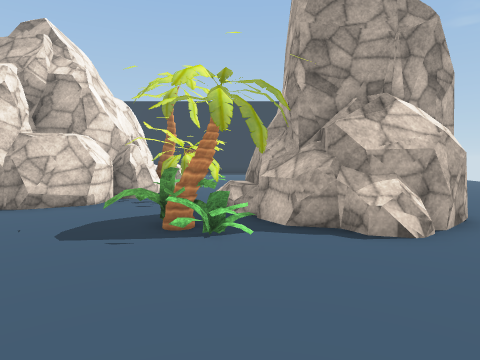
View 1 (above)

23 first-person views from a walk through a 3-D level made in the Unity game engine. The camera is 1.3 m above the floor, tilts 4° down and sees 75° across. The floor is counted in squares, 1 m on a side. Each view is taken from the middle of a square. On the plan, view 1 faces up. The plan holds only what a view shows up to about 14 squares ahead; the rest is blank. The player character is not drawn. Some surface patterns are stand-ins.

View 2
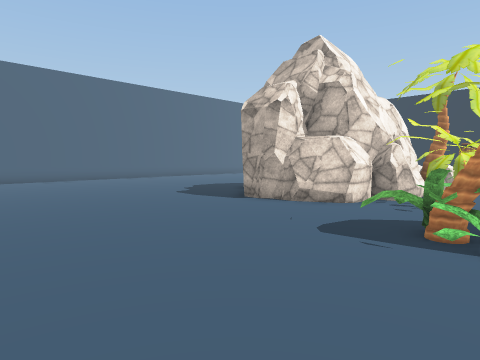

View 3
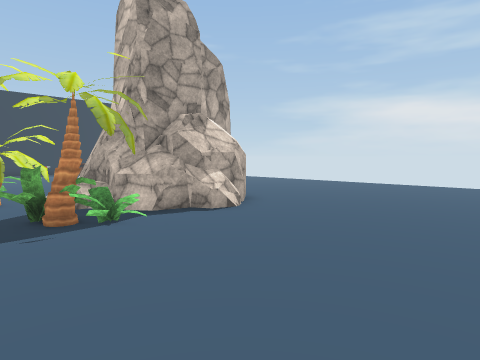

View 4
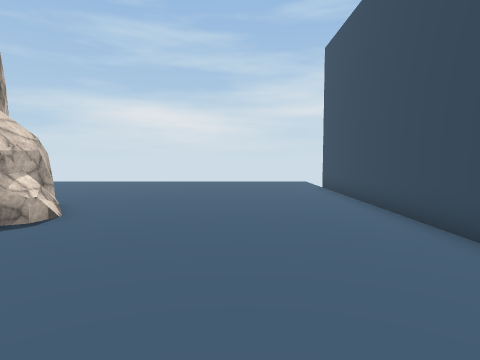

View 5
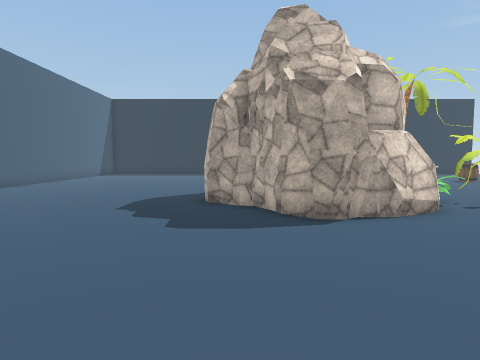

View 6
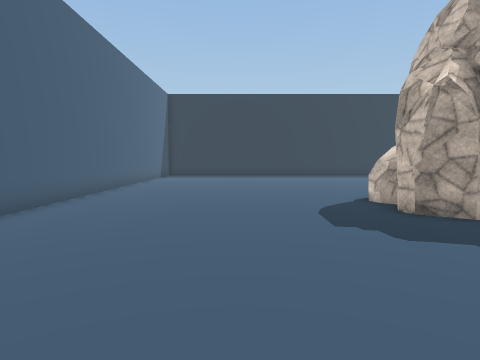

View 7
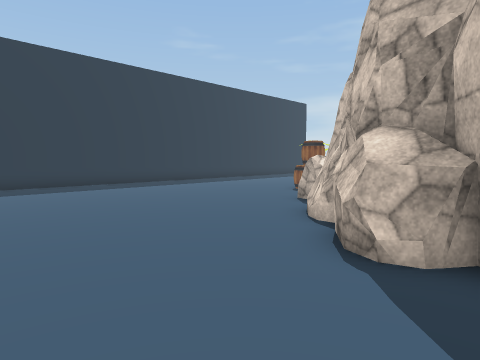

View 8
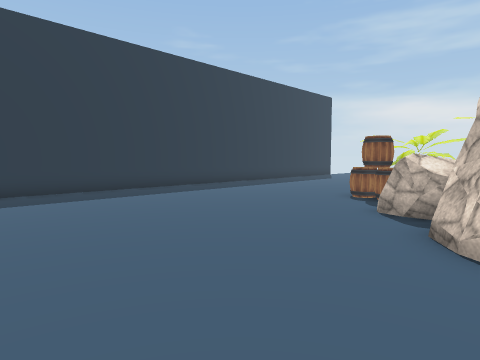

View 9
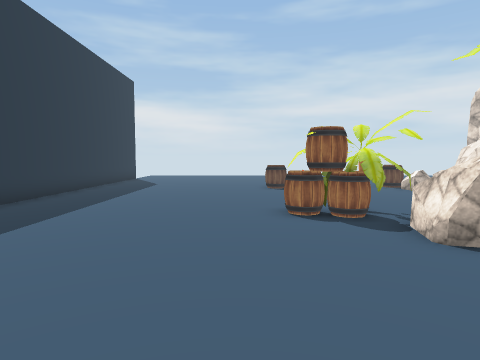

View 10
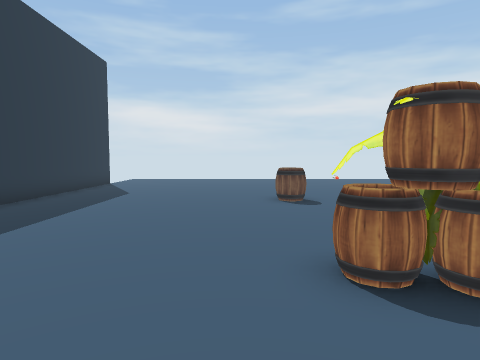

View 11
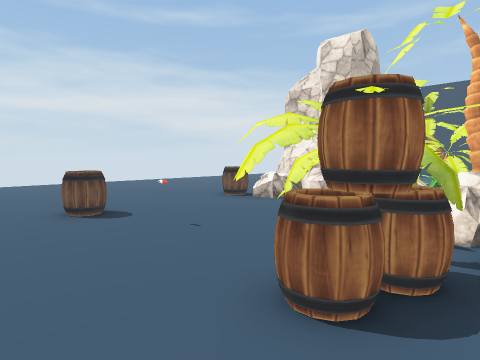

View 12
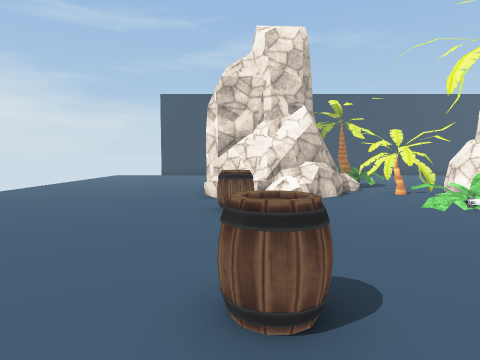

View 13
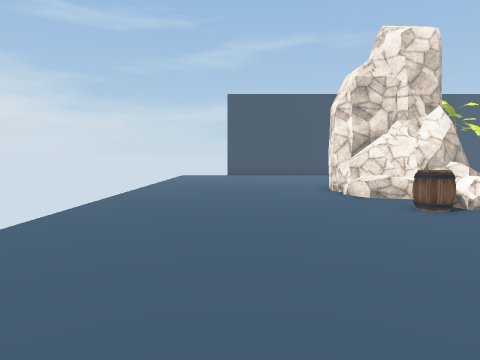

View 14
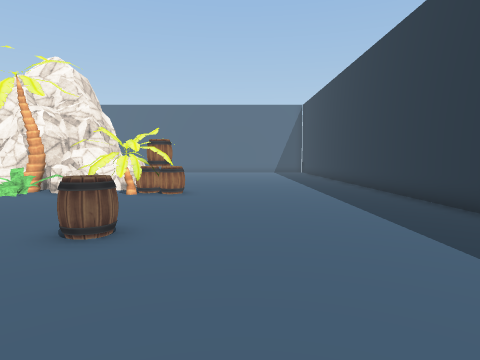

View 15
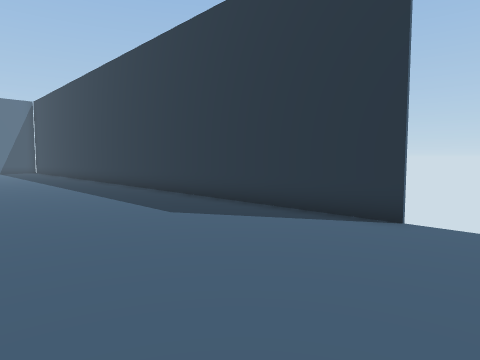

View 16
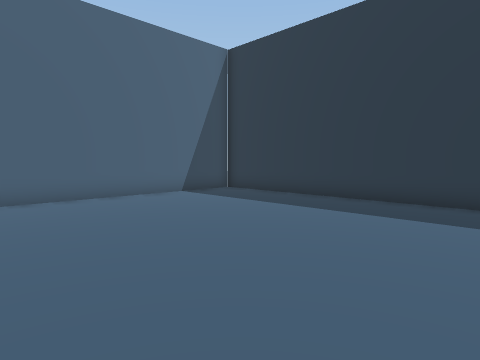

View 17
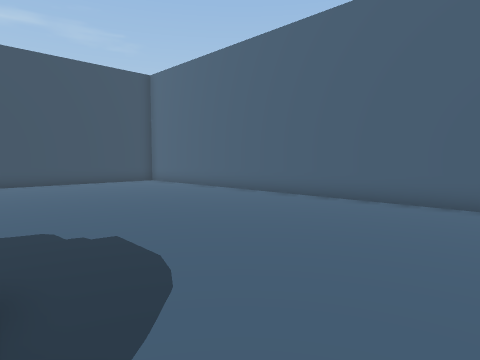

View 18
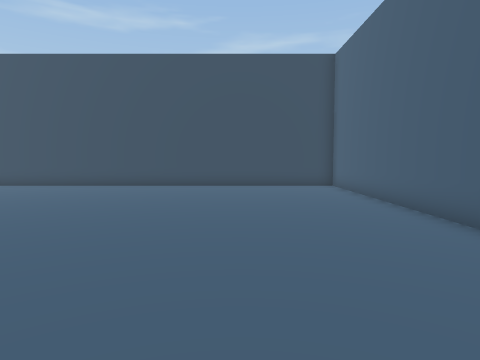

View 19
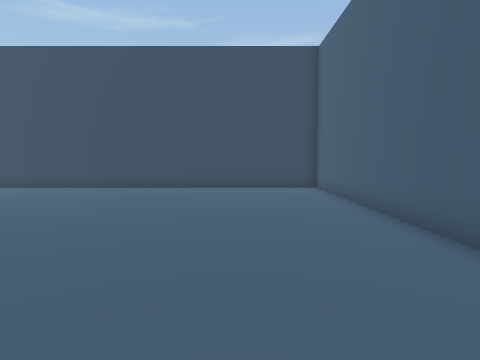

View 20
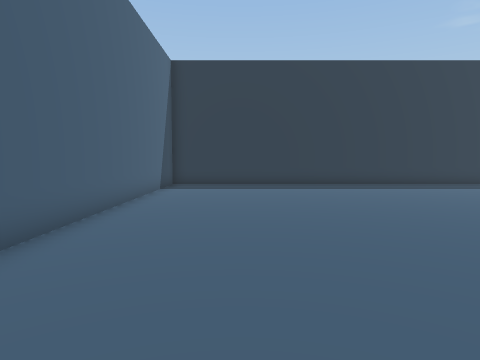

View 21
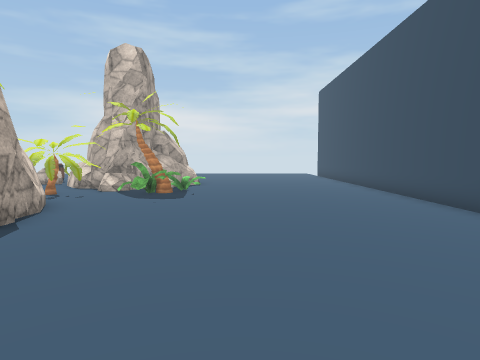

View 22
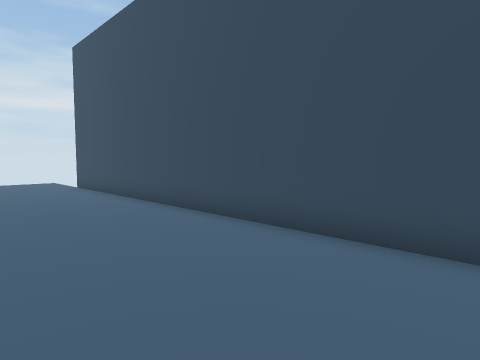

View 23
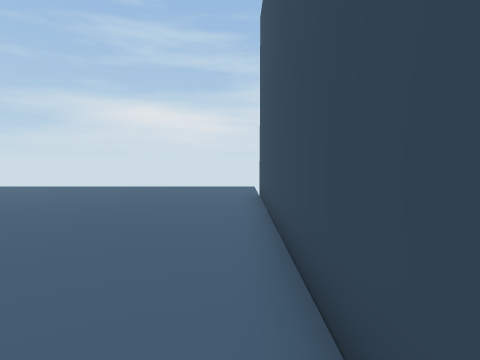

### Floor plan
Key: @ floor where view 1 was taken; # wall or solid block; x gap in a wall; . floor; R rock; T palm tree; P plant; B barrel; O other object.
Columns run from 19 left of view 1 to 13 right of it. Each row starts with its distance up from view 1.
 27 #############################x
 26 #..............................
 25 #..............................
 24 #...............................
 23 #...............................
 22 #...............................
 21 #..............................
 20 #............................. .
 19 #...............BB.....B.........
 18 #...............BBT.O.BB.........
 17 #.............RRBTT.............
 16 #............RRRTTT..............
 15 #..........RR RRR................
 14 #.........RR  ##R................
 13 #........RR    #T.....RB.........
 12 #........RR    RP.....R..........
 11 #........##    R TT.. RRR........
 10 #........R##   RTTTTRRRRO........
  9 #..........#  RRTTT R  ##........
  8 #..........##RR..TTTR   #........
  7 #.................##RR RR........
  6 #.................PTTRRR.........
  5 #....................RR..........
  4 #................................
  3 #................................
  2 #................................
  1 #................................
  0 #..................@.............
 -1 #................................
 -2 #................................
 -3 #############################x

Positions as (right, up) in squares from view 1, and headings:
1: (0, 0), facing up
2: (0, 0), facing up-left
3: (-3, -1), facing up-right
4: (-4, 1), facing right
5: (-9, 1), facing up
6: (-14, 3), facing up
7: (-14, 11), facing up-right
8: (-13, 14), facing up-right
9: (-10, 20), facing right
10: (-6, 20), facing right
11: (-4, 21), facing down-right
12: (4, 21), facing down
13: (9, 21), facing down
14: (9, 21), facing left
15: (12, 20), facing up-left
16: (-9, 17), facing up-left
17: (-10, 14), facing down-left
18: (-15, 12), facing down
19: (-16, 11), facing down
20: (-16, 11), facing up
21: (-13, 3), facing right
22: (-5, 2), facing down-right
23: (-1, -2), facing right
